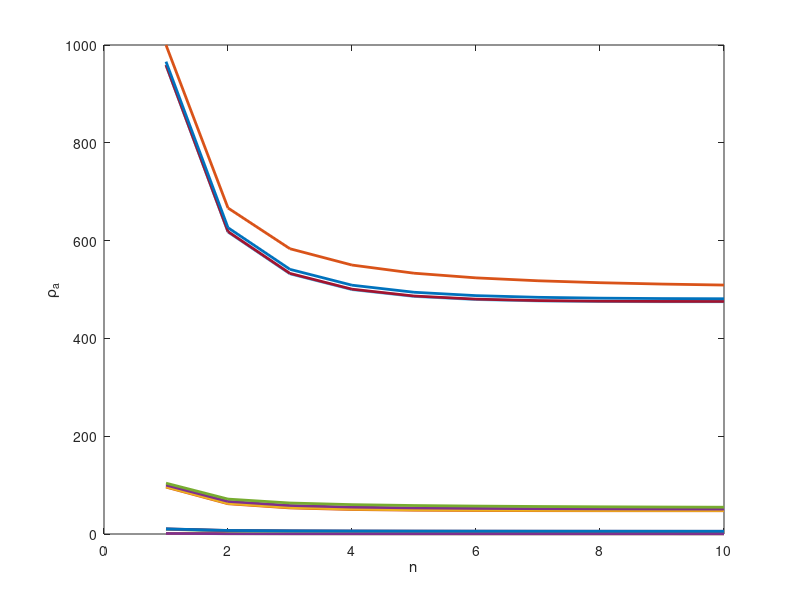

The MATLAB source for this figure:


%abak curves-wenner array

clc
clear
close all
%% initial values
I=2;
z=5;
a=2;
n=10; % Number of electrode displacements

%% calculation:
ss=0;
for Lrho1=0:3
    for Lrho2=0:3
        rho1=10^Lrho1;
        rho2=10^Lrho2;
        ss=ss+1;
        k=(rho2-rho1)/(rho1+rho2);
        r2=2*a;
        r4=a;
        E=1e-5;
        Vp1=zeros(n,1);
        Vp2=zeros(n,1);
        for i=1:n
            r1=i*a;
            r3=(i+1)*a;
            e1=inf;s1=0;m1=0;
            e2=inf;s2=0;m2=0;
            e3=inf;s3=0;m3=0;
            e4=inf;s4=0;m4=0;
            while(e1>E)
                m1=m1+1;
                e1=k^m1/sqrt(r1^2+(2*m1*z)^2);
                s1=s1+e1;
            end
            while(e2>E)
                m2=m2+1;
                e2=k^m2/sqrt(r2^2+(2*m2*z)^2);
                s2=s2+e2;
            end
            while(e3>E)
                m3=m3+1;
                e3=k^m3/sqrt(r3^2+(2*m3*z)^2);
                s3=s3+e3;
            end
            while(e4>E)
                m4=m4+1;
                e4=k^m4/sqrt(r4^2+(2*m4*z)^2);
                s4=s4+e4;
            end
            Vp1(i)=I*rho1/(2*pi)*(1/r1 + 2*s1 - 1/r2 - 2*s2);
            Vp2(i)=I*rho1/(2*pi)*(1/r3 + 2*s3 - 1/r4 - 2*s4);
        end
        dVp{ss}=Vp1-Vp2;
        rhoa{ss}=2*pi*a*dVp{ss}/I;
        figure(1)
        plot(1:n,rhoa{ss},'linewidth',2)
        hold on        
    end
end
xlabel('n')
ylabel('\rho_{a}')
